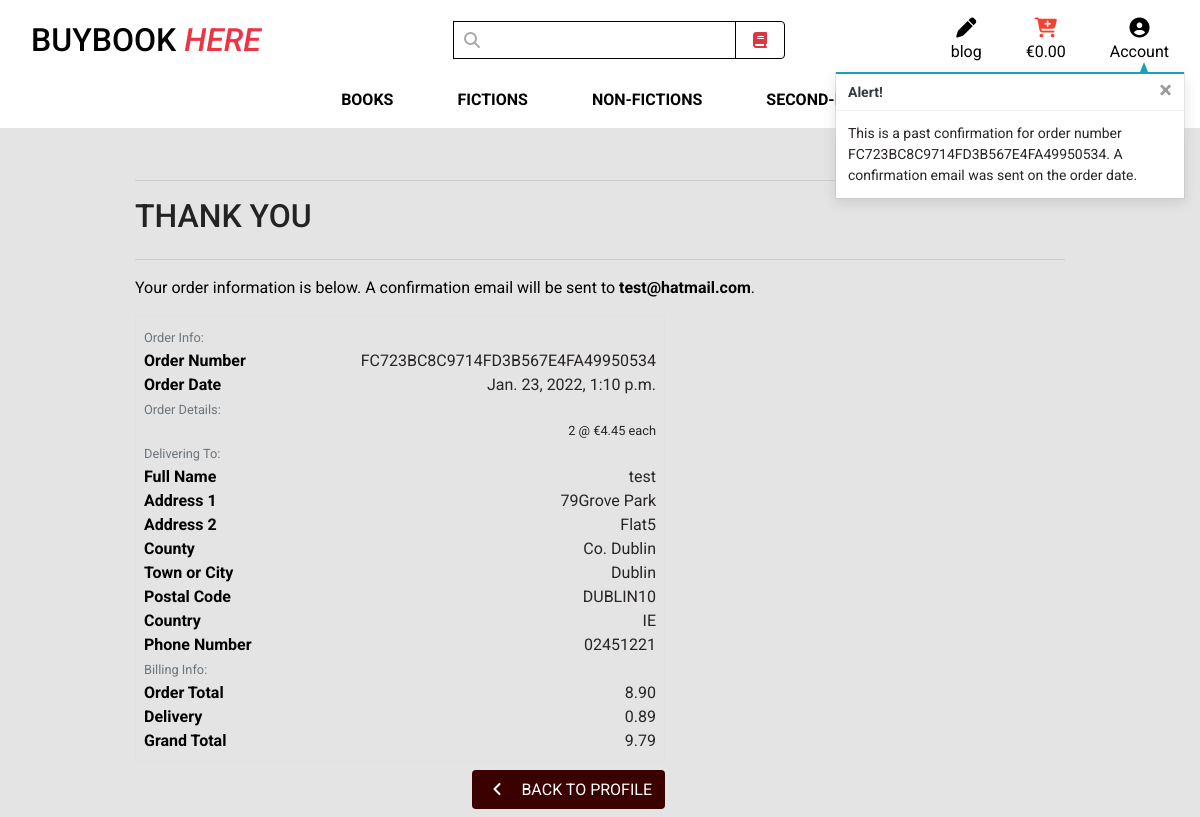
The page /profile/order_history/FC723BC8C9714FD3B567E4FA49950534 on the database its author committed.
### checkout/models.py (models this page shows, shortened)
class Order(models.Model):
    order_number = models.CharField(max_length=32, null=False, editable=False)
    user_profile = models.ForeignKey(UserProfile, on_delete=models.SET_NULL,
                                     null=True, blank=True, related_name='orders')
    full_name = models.CharField(max_length=50, null=False, blank=False)
    email = models.EmailField(max_length=254, null=False, blank=False)
    phone_number = models.CharField(max_length=20, null=False, blank=False)
    country = CountryField(blank_label='Country *', null=False, blank=False)
    postcode = models.CharField(max_length=20, null=True, blank=True)
    town_or_city = models.CharField(max_length=40, null=False, blank=False)
    street_address1 = models.CharField(max_length=80, null=False, blank=False)
    street_address2 = models.CharField(max_length=80, null=True, blank=True)
    county = models.CharField(max_length=80, null=True, blank=True)
    date = models.DateTimeField(auto_now_add=True)
    delivery_cost = models.DecimalField(max_digits=6, decimal_places=2, null=False, default=0)
    order_total = models.DecimalField(max_digits=10, decimal_places=2, null=False, default=0)
    grand_total = models.DecimalField(max_digits=10, decimal_places=2, null=False, default=0)
    original_bag = models.TextField(null=False, blank=False, default='')
    stripe_pid = models.CharField(max_length=254, null=False, blank=False, default='')

class OrderLineItem(models.Model):
    order = models.ForeignKey(Order, null=False, blank=False, on_delete=models.CASCADE, related_name='lineitems')
    book = models.ForeignKey(Book, null=False, blank=False, on_delete=models.CASCADE)
    quantity = models.IntegerField(null=False, blank=False, default=0)
    lineitem_total = models.DecimalField(max_digits=6, decimal_places=2, null=False, blank=False, editable=False)

### books/models.py (models this page shows, shortened)
class Book(models.Model):
    category = models.ForeignKey('Category', null=True, blank=True, on_delete=models.SET_NULL)
    code = models.CharField(max_length=254, null=True, blank=True)
    title = models.CharField(max_length=254)
    author = models.CharField(max_length=254, null=True, blank=True)
    description = models.TextField()
    price = models.DecimalField(max_digits=6, decimal_places=2)
    rating = models.DecimalField(max_digits=6, decimal_places=2, null=True, blank=True)
    image_url = models.URLField(max_length=1024, null=True, blank=True)
    image = models.ImageField(null=True, blank=True)

### profiles/views.py (the view)
# urls.py: path('order_history/<order_number>', views.order_history, name='order_history'),
def order_history(request, order_number):
    order = get_object_or_404(Order, order_number=order_number)
    messages.info(request, (
        f'This is a past confirmation for order number {order_number}. '
        'A confirmation email was sent on the order date.'
    ))
    template = 'checkout/checkout_success.html'
    context = {
        'order': order,
        'from_profile': True,
    }
    return render(request, template, context)

### bag/contexts.py (called while the page is built, shortened)
def bag_contents(request):
    bag_items = []
    total = 0
    book_count = 0
    bag = request.session.get('bag', {})
    if total < settings.FREE_DELIVERY_THRESHOLD:
        delivery = total * Decimal(settings.STANDARD_DELIVERY_PERCENTAGE / 100)
        free_delivery_delta = settings.FREE_DELIVERY_THRESHOLD - total
    else:
        delivery = 0
        free_delivery_delta = 0
    grand_total = delivery + total
    context = {
        'bag_items': bag_items,
        'total': total,
        'book_count': book_count,
        'delivery': delivery,
        'free_delivery_delta': free_delivery_delta,
        'free_delivery_threshold': settings.FREE_DELIVERY_THRESHOLD,
        'grand_total': grand_total,
    }
    return context

### checkout/templates/checkout/checkout_success.html (shortened to what this page needs)
{% extends "base.html" %}
{% load static %}
{% block extra_css %}
    <link rel="stylesheet" href="{% static 'checkout/css/checkout.css' %}">
{% endblock %}
{% block page_header %}
    <div class="container header-container">
    </div>
{% endblock %}
{% block content %}
    <div class="overlay"></div>
    <div class="container">
        <div class="row">
            <div class="col">
                <hr>
                <h2 class="logo-font mb-4">Thank You</h2>
                <hr>
                <p class="text-black">Your order information is below. A confirmation email will be sent to <strong>{{ order.email }}</strong>.</p>
            </div>
        </div>
        <div class="row">
            <div class="col-12 col-lg-7">
                <div class="order-confirmation-wrapper p-2 border">
                    <div class="row">
                        <div class="col">
                            <small class="text-muted">Order Info:</small>
                        </div>
                    </div>
                    <div class="row">
                        <div class="col-12 col-md-4">
                            <p class="mb-0 text-black font-weight-bold">Order Number</p>
                        </div>
                        <div class="col-12 col-md-8 text-md-right">
                            <p class="mb-0">{{ order.order_number }}</p>
                        </div>
                    </div>
                    <div class="row">
                        <div class="col-12 col-md-4">
                            <p class="mb-0 text-black font-weight-bold">Order Date</p>
                        </div>
                        <div class="col-12 col-md-8 text-md-right">
                            <p class="mb-0">{{ order.date }}</p>
                        </div>
                    </div>
                    <div class="row">
                        <div class="col">
                            <small class="text-muted">Order Details:</small>
                        </div>
                    </div>
                    {% for item in order.lineitems.all %}
                    <div class="row">
                        <div class="col-12 text-md-right">
                            <p class="small mb-0">{{ item.quantity }} @ €{{ item.book.price }} each</p>
                        </div>
                    </div>
                    {% endfor %}
                    <div class="row">
                        <div class="col">
                            <small class="text-muted">Delivering To:</small>
                        </div>
                    </div>
                    <div class="row">
                        <div class="col-12 col-md-4">
                            <p class="mb-0 text-black font-weight-bold">Full Name</p>
                        </div>
                        <div class="col-12 col-md-8 text-md-right">
                            <p class="mb-0">{{ order.full_name }}</p>
                        </div>
                    </div>
                    <div class="row">
                        <div class="col-12 col-md-4">
                            <p class="mb-0 text-black font-weight-bold">Address 1</p>
                        </div>
                        <div class="col-12 col-md-8 text-md-right">
                            <p class="mb-0">{{ order.street_address1 }}</p>
                        </div>
                    </div>
                    {% if order.street_address2 %}
                    <div class="row">
                        <div class="col-12 col-md-4">
                            <p class="mb-0 text-black font-weight-bold">Address 2</p>
                        </div>
                        <div class="col-12 col-md-8 text-md-right">
                            <p class="mb-0">{{ order.street_address2 }}</p>
                        </div>
                    </div>
                    {% endif %}
                    {% if order.county %}
                    <div class="row">
                        <div class="col-12 col-md-4">
                            <p class="mb-0 text-black font-weight-bold">County</p>
                        </div>
                        <div class="col-12 col-md-8 text-md-right">
                            <p class="mb-0">{{ order.county }}</p>
                        </div>
                    </div>
                    {% endif %}
                    <div class="row">
                        <div class="col-12 col-md-4">
                            <p class="mb-0 text-black font-weight-bold">Town or City</p>
                        </div>
                        <div class="col-12 col-md-8 text-md-right">
                            <p class="mb-0">{{ order.town_or_city }}</p>
                        </div>
                    </div>
                    {% if order.postcode %}
                    <div class="row">
                        <div class="col-12 col-md-4">
                            <p class="mb-0 text-black font-weight-bold">Postal Code</p>
                        </div>
                        <div class="col-12 col-md-8 text-md-right">
                            <p class="mb-0">{{ order.postcode }}</p>
                        </div>
                    </div>
                    {% endif %}
                    <div class="row">
                        <div class="col-12 col-md-4">
                            <p class="mb-0 text-black font-weight-bold">Country</p>
                        </div>
                        <div class="col-12 col-md-8 text-md-right">
                            <p class="mb-0">{{ order.country }}</p>
                        </div>
                    </div>
                    <div class="row">
                        <div class="col-12 col-md-4">
                            <p class="mb-0 text-black font-weight-bold">Phone Number</p>
                        </div>
                        <div class="col-12 col-md-8 text-md-right">
                            <p class="mb-0">{{ order.phone_number }}</p>
                        </div>
                    </div>
                    <div class="row">
                        <div class="col">
                            <small class="text-muted">Billing Info:</small>
                        </div>
                    </div>
                    <div class="row">
                        <div class="col-12 col-md-4">
                            <p class="mb-0 text-black font-weight-bold">Order Total</p>
                        </div>
                        <div class="col-12 col-md-8 text-md-right">
                            <p class="mb-0">{{ order.order_total }}</p>
                        </div>
                    </div>
                    <div class="row">
                        <div class="col-12 col-md-4">
                            <p class="mb-0 text-black font-weight-bold">Delivery</p>
                        </div>
                        <div class="col-12 col-md-8 text-md-right">
                            <p class="mb-0">{{ order.delivery_cost }}</p>
                        </div>
                    </div>
                    <div class="row">
                        <div class="col-12 col-md-4">
                            <p class="mb-0 text-black font-weight-bold">Grand Total</p>
                        </div>
                        <div class="col-12 col-md-8 text-md-right">
                            <p class="mb-0">{{ order.grand_total }}</p>
                        </div>
                    </div>
                </div>
            </div>
        </div>
        <div class="row">
			<div class="col-12 col-lg-7 text-right">
                {% if from_profile %}
                    <a href="{% url 'profile' %}" class="btn btn-black rounded-3 my-2">
                        <span class="icon mr-2">
                            <i class="fas fa-angle-left"></i>
                        </span>
                        <span class="text-uppercase">Back to Profile</span>
                    </a>
                {% endif %}
			</div>
		</div>
    </div>
{% endblock %}

### static/css/base.css (style rules this page uses)
html { height: 100%; }
body { background: url('/media/homepage_background_bookstore.png') no-repeat center center fixed; background-size: cover; height: calc(100vh - 164px); color: rgb(41, 37, 37); font-family: 'Roboto', sans-serif; }
.icon { align-items: center; display: inline-flex; justify-content: center; height: 1.5rem; width: 1.5rem; }
.logo-font { text-transform: uppercase; color: rgb(36, 35, 35); }
.btn-black { background: rgb(59, 1, 1); color: white; }
.text-black { color: #000 !important; }
.overlay { height: 100%; width: 100%; top: 0; left: 0; position: fixed; background: rgb(228, 228, 228); z-index: -1; }
@media (min-width: 1200px) { .container { max-width: 80%; } }
@media (min-width: 992px) { .header-container { padding-top: 164px; } }

### rows shown on the page
Order: email "test@hatmail.com", order_number "FC723BC8C9714FD3B567E4FA49950534", date "Jan. 23, 2022, 1:10 p.m.", full_name "test", street_address1 "79Grove Park", street_address2 "Flat5", county "Co. Dublin", town_or_city "Dublin", postcode "DUBLIN10", country "IE", phone_number "02451221", order_total "8.90", delivery_cost "0.89", grand_total "9.79"
OrderLineItem: quantity "2", book.price "4.45"

### other values the page prints
{{ message }} "This is a past confirmation for order number FC723BC8C9714FD3B567E4FA49950534. A confirmation email was sent on the order date."
